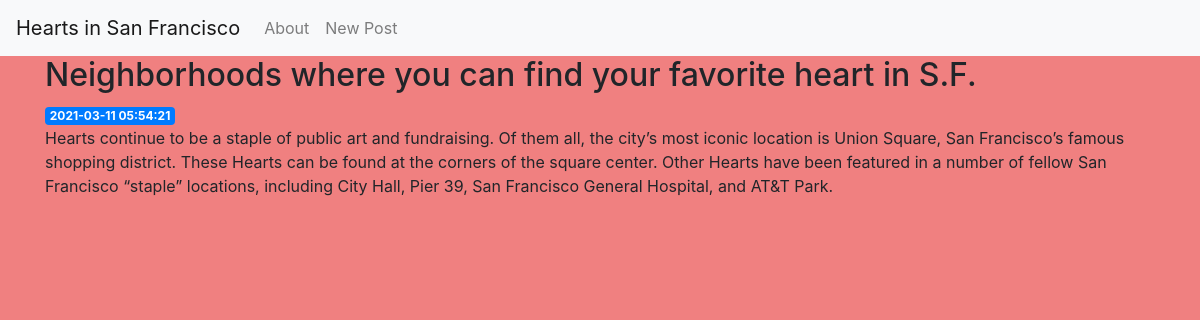
Page /3 on the committed database.
### tables this page shows
CREATE TABLE posts (
    id INTEGER PRIMARY KEY AUTOINCREMENT, 
    created TIMESTAMP NOT NULL DEFAULT CURRENT_TIMESTAMP,
    title TEXT NOT NULL,
    content TEXT NOT NULL
);

### app.py (the view)
@app.route('/<int:post_id>')
def post(post_id):
    post = get_post(post_id)
    return render_template('post.html', post=post)

### app.py (called while the page is built)
def get_db_connection():
    conn = sqlite3.connect('database.db')
    conn.row_factory = sqlite3.Row
    return conn

def get_post(post_id):
    conn = get_db_connection()
    post = conn.execute('SELECT * FROM posts WHERE id = ?', (post_id,)).fetchone()
    conn.close()
    if post is None:
        abort(404)
    return post

### templates/post.html
{% extends 'base.html' %}
{% block content %}
    <h2>{% block title %} {{ post['title'] }} {% endblock %}</h2>
    <span class="badge badge-primary">{{ post['created'] }}</span>
    <p>{{ post['content'] }}</p>
{% endblock %}

### templates/base.html (style rules this page uses)
body { background-color: lightcoral; }

### rows in the picture
posts: title "Neighborhoods where you can find your favorite heart in S.F.", created "2021-03-11 05:54:21", content "Hearts continue to be a staple of public art and fundraising. Of them all, the city’s most iconic location is Union Square, San Francisco’s famous shopping district. These Hearts can be found at the corners of the square center. Other Hearts have been featured in a number of fellow San Francisco “staple” locations, including City Hall, Pier 39, San Francisco General Hospital, and AT&T Park."
